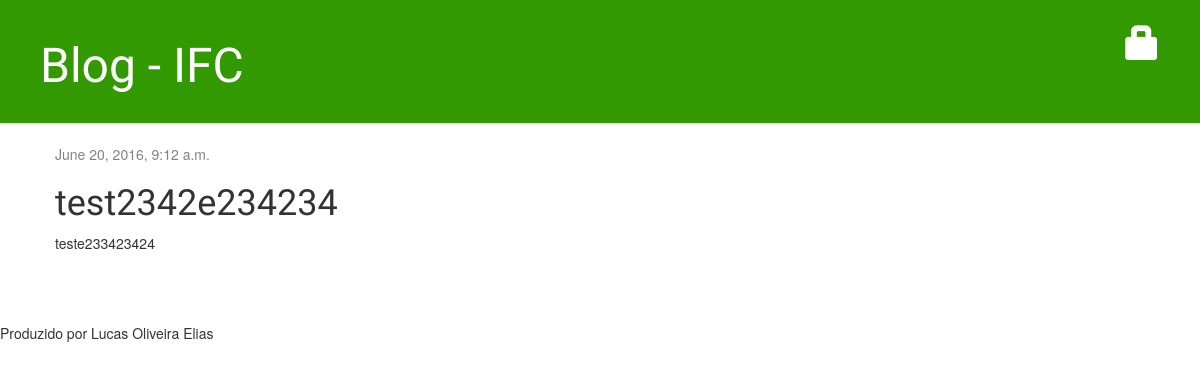
/post/5/, run on an earlier commit of the app's database.
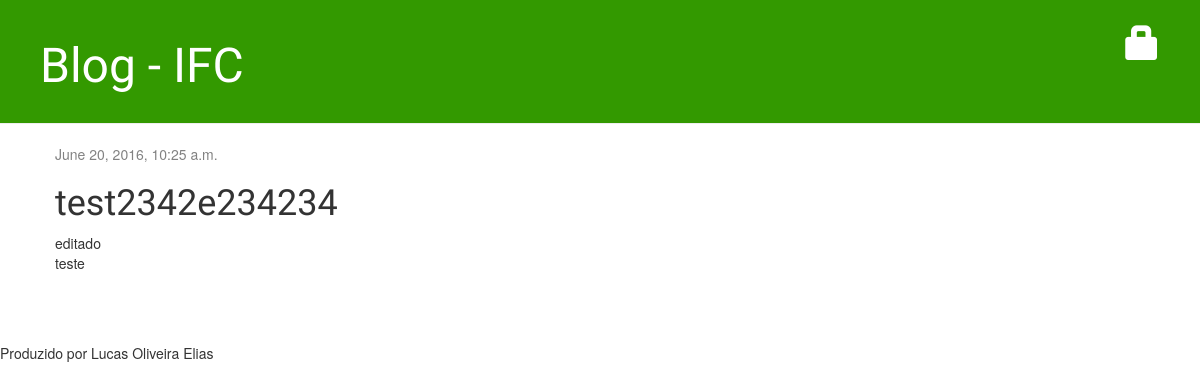
And on a later commit of the database.
### blog/models.py (models this page shows, shortened)
class Post(models.Model):
    autor = models.ForeignKey('auth.User')
    titulo = models.CharField(max_length=200)
    texto = models.TextField()
    data_criacao = models.DateTimeField(
        default=timezone.now)
    data_publicacao = models.DateTimeField(
        blank=True, null=True)

### blog/views.py (the view)
# urls.py: url(r'^post/(?P<pk>\d+)/$', views.post_detail, name='post_detail'),
def post_detail(request, pk):
    post = get_object_or_404(Post, pk=pk)
    return render(request, 'blog/post_detail.html', {'post': post})

### blog/templates/blog/post_detail.html (shortened to what this page needs)
{% extends 'blog/base.html' %}
{% block content %}
  <div class="post">
    {% if post.data_publicacao %}
      <div class="date">
        {{ post.data_publicacao }}
      </div>
    {% else %}
      <a class="btn btn-default" href="{% url 'blog.views.post_publish' pk=post.pk %}">Publicar</a>
    {% endif %}
    <h1>{{ post.titulo }}</h1>
    <p> {{ post.texto|linebreaks }}</p>
  </div>
{% endblock %}

What changed in the data, as far as the page shows it:
changed Post "test2342e234234": data_publicacao "June 20, 2016, 9:12 a.m." → "June 20, 2016, 10:25 a.m."; texto "teste233423424" → "editado teste"
